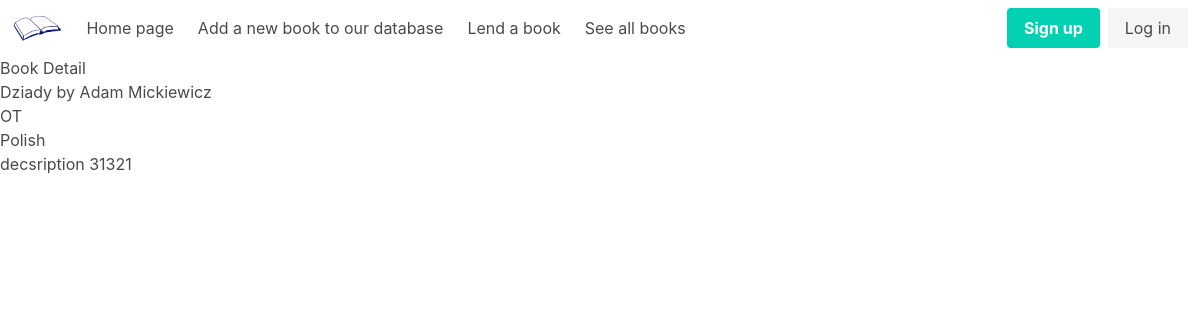
Page /book/detail/2 on the committed database.
### book/models.py (models this page shows, shortened)
class Book(models.Model):
    name = models.CharField(max_length=50, unique=True)
    author = models.CharField(max_length=35, null=True)
    GENRE_CHOICES = (
        ('FA', 'Fantasy'),
        ('AD', 'Adventure'),
        ('RO', 'Romance'),
        ('CO', 'Contemporary'),
        ('DY', 'Dystopian'),
        ('MY', 'Mystery'),
        ('HO', 'Horror'),
        ('TH', 'Thriller'),
        ('PA', 'Paranormal'),
        ('HF', 'Historical Fiction'),
        ('SF', 'Science Fiction'),
        ('CH', "Children's"),
        ('OT', 'Other'),
    )
    genre = models.CharField(max_length=25, choices=GENRE_CHOICES, null=True)
    language = models.CharField(max_length=25, null=True)
    description = models.TextField(max_length=200)
    isbn = models.PositiveBigIntegerField(unique=True, validators=[MaxValueValidator(9999999999999), MinValueValidator(1000000000000)])
    class Meta:
        ordering = ['name']

### book/views.py (the view)
# urls.py: path('detail/<int:pk>', BookDetailView.as_view(), name='detail'),
class BookDetailView(DetailView):
    model = Book
    template_name = 'book/book_detail.html'
    fields = '__all__'
    success_url = reverse_lazy('book:index')

### book/templates/book/book_detail.html
{% extends 'base.html' %}
{% block content %}
<h1>Book Detail</h1>
<h2>{{book.name}} by {{book.author}}</h2>
<p>{{book.genre}}</p>
<p>{{book.language}}</p>
<p>{{book.description}}</p>
{% endblock %}

### rows in the picture
Book: name "Dziady", author "Adam Mickiewicz", genre "OT", language "Polish", description "decsription 31321"
